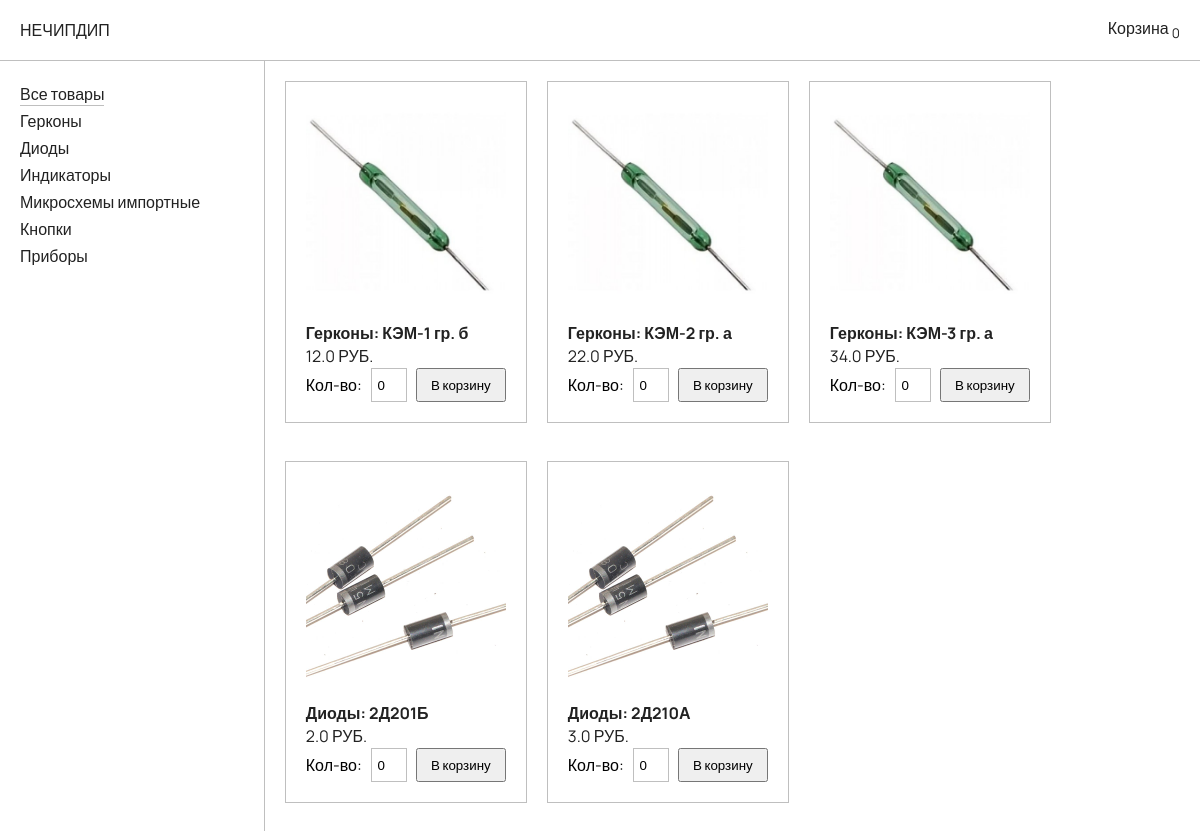
The page / on the database its author committed.
### shop/models.py (models this page shows, shortened)
class Category(models.Model):
    category = models.CharField(max_length=255, verbose_name='Категория')
    category_image = models.ImageField(blank=True, null=True, verbose_name='Изображение')
    class Meta:
        verbose_name = 'Категорию'
        verbose_name_plural = 'Категория'
    def __str__(self):
        return self.category

class Product(models.Model):
    class Meta:
        verbose_name = 'Товары'
        verbose_name_plural = 'Товары'
    category = models.ForeignKey('Category', on_delete=models.CASCADE, verbose_name='Категория')
    specification = models.CharField(max_length=255, verbose_name='Спецификация')
    price = models.FloatField('Стоимость')

### shop/views.py (the view)
# urls.py: path('', catalog, name='catalog'),
def catalog(request):
    context = {'category': Category.objects.all(),
               'items': Product.objects.all()}
    return render(request, 'shop/catalog.html', context)

### shop/templates/shop/catalog.html (shortened to what this page needs)
{% extends 'shop/index.html' %}
{% load static %}
{% block head %}
    <link rel="stylesheet" href="{% static 'css/catalog.css' %}">
    <link rel="stylesheet" href="{% static 'css/cart.css' %}">
    <link rel="stylesheet" href="{% static 'css/order_confirmation.css' %}">
{% endblock %}
{% block container %}
    <div class="flex row header">
        <a href="{% url 'catalog' %}" class="logo">НЕЧИПДИП</a>
        <a href="javascript:" class="open-cart" id="open-cart-btn">Корзина <sub id="cart-items-counter">0</sub></a>
    </div>
    <div class="flex row content">
        <div class="flex column categories">
            <a href="{% url 'catalog' %}"
               class="category flex {% if request.resolver_match.url_name == 'catalog' %}active-link{% endif %}">Все
                товары</a>
            {% for c in category %}
                <a href="/{{ c.id }}/"
                   class="category flex {% if request.resolver_match.kwargs.category_id == c.id %}active-link{% endif %}">{{ c.category }}</a>
            {% endfor %}
        </div>
        <div class="flex row products">
            {% if items %}
                {% for item in items %}
                    <div class="flex column product-item">
                        <img src="{{ item.category.category_image.url }}" alt="item-image" class="item-image">
                        <h4 class="item-title"
                            id="item-{{ item.id }}-title">{{ item.category }}: {{ item.specification }}</h4>
                        <p class="item-price" id="item-{{ item.id }}-price">{{ item.price }} РУБ.</p>
                        <div class="flex row item-to-cart">
                            <label for="item-{{ item.id }}-amount">Кол-во:</label>
                            <input type="number" class="item-amount" value="0" min="0" id="item-{{ item.id }}-amount"
                                   step="1">
                            <button class="add-item-to-cart" onclick="addItemToCart({{ item.id }})">В корзину</button>
                        </div>
                    </div>
                {% endfor %}
            {% else %}
                <h2 class="nothing-to-show">Товары отсутсвуют</h2>
            {% endif %}
        </div>
    </div>
{% endblock %}

### shop/templates/shop/index.html (shortened to what this page needs)
{% load static %}
<!doctype html>
<html lang="ru">
<head>
    <link rel="stylesheet" href="{% static 'css/styles.css' %}">
    <link rel="stylesheet" href="{% static 'css/header.css' %}">
    {% block head %}{% endblock %}
</head>
<body>
{% block container %}
{% endblock %}
</body>
</html>

### shop/static/css/styles.css (style rules this page uses)
body { margin: 0; padding: 0; outline: 0; font-family: 'Manrope', sans-serif; display: flex; flex-direction: column; }
button { font-family: 'Manrope', sans-serif; }
a, p, h1, h2, h3, h4, h5, h6 { color: #222; text-decoration: none; margin: 0; }
a { border-bottom: 1px solid rgba(0, 0, 0, 0); }
.active-link { border-bottom: 1px solid rgba(0, 0, 0, .25); }
.flex { display: flex; }
.row { flex-direction: row; }
.column { flex-direction: column; }

### shop/static/css/header.css (style rules this page uses)
.header { width: calc(100% - 40px); height: 60px; border-bottom: 1px solid rgba(0, 0, 0, .25); align-items: center; justify-content: space-between; padding: 0 20px; }

### shop/static/css/catalog.css (style rules this page uses)
.categories { width: 300px; border-right: 1px solid rgba(0, 0, 0, .25); min-height: calc(100vh - 60px); align-items: flex-start; padding: 20px; }
.category { margin: 2px 0; }
.products { width: 100%; padding: 20px; gap: 20px; flex-wrap: wrap; }
.product-item { width: 200px; height: 300px; border: 1px solid rgba(0, 0, 0, .25); padding: 20px; }
.item-image { width: 200px; height: 200px; padding: 0 0 20px 0; }
.item-amount { width: 30px; height: 30px; text-align: center; border: 1px solid rgba(0, 0, 0, .25); }
.add-item-to-cart { height: 34px; width: 90px; }
.item-title { height: 30px; }
.item-price { height: 30px; }
.item-to-cart { width: 200px; height: 40px; align-items: center; justify-content: space-between; }

### rows shown on the page
Category: category "Герконы"
Category: category "Диоды"
Category: category "Индикаторы"
Category: category "Микросхемы импортные"
Category: category "Кнопки"
Category: category "Приборы"
Product: category.category_image (picture), category "Герконы", specification "КЭМ-1 гр. б", price "12.0"
Product: category.category_image (picture), category "Герконы", specification "КЭМ-2 гр. а", price "22.0"
Product: category.category_image (picture), category "Герконы", specification "КЭМ-3 гр. а", price "34.0"
Product: category.category_image (picture), category "Диоды", specification "2Д201Б", price "2.0"
Product: category.category_image (picture), category "Диоды", specification "2Д210А", price "3.0"
